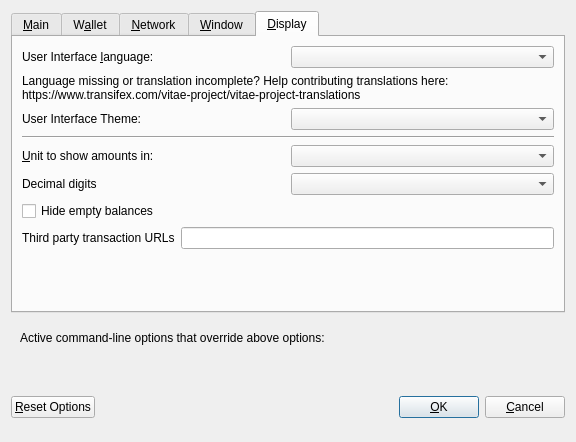
<?xml version="1.0" encoding="UTF-8"?>
<ui version="4.0">
 <class>OptionsDialog</class>
 <widget class="QDialog" name="OptionsDialog">
  <property name="geometry">
   <rect>
    <x>0</x>
    <y>0</y>
    <width>576</width>
    <height>442</height>
   </rect>
  </property>
  <property name="windowTitle">
   <string>Options</string>
  </property>
  <property name="modal">
   <bool>true</bool>
  </property>
  <layout class="QVBoxLayout" name="verticalLayout">
   <item>
    <widget class="QTabWidget" name="tabWidget">
     <property name="currentIndex">
      <number>4</number>
     </property>
     <widget class="QWidget" name="tabMain">
      <attribute name="title">
       <string>&amp;Main</string>
      </attribute>
      <layout class="QVBoxLayout" name="verticalLayout_Main">
       <item>
        <widget class="QCheckBox" name="bitcoinAtStartup">
         <property name="toolTip">
          <string>Automatically start CaritasCoin after logging in to the system.</string>
         </property>
         <property name="text">
          <string>&amp;Start CaritasCoin on system login</string>
         </property>
        </widget>
       </item>
       <item>
        <layout class="QHBoxLayout" name="horizontalLayout_2_Main">
         <item>
          <widget class="QLabel" name="databaseCacheLabel">
           <property name="text">
            <string>Size of &amp;database cache</string>
           </property>
           <property name="textFormat">
            <enum>Qt::PlainText</enum>
           </property>
           <property name="buddy">
            <cstring>databaseCache</cstring>
           </property>
          </widget>
         </item>
         <item>
          <widget class="QSpinBox" name="databaseCache"/>
         </item>
         <item>
          <widget class="QLabel" name="databaseCacheUnitLabel">
           <property name="text">
            <string>MB</string>
           </property>
           <property name="textFormat">
            <enum>Qt::PlainText</enum>
           </property>
          </widget>
         </item>
         <item>
          <spacer name="horizontalSpacer_2_Main">
           <property name="orientation">
            <enum>Qt::Horizontal</enum>
           </property>
           <property name="sizeHint" stdset="0">
            <size>
             <width>40</width>
             <height>20</height>
            </size>
           </property>
          </spacer>
         </item>
        </layout>
       </item>
       <item>
        <layout class="QHBoxLayout" name="horizontalLayout_3_Main">
         <item>
          <widget class="QLabel" name="threadsScriptVerifLabel">
           <property name="text">
            <string>Number of script &amp;verification threads</string>
           </property>
           <property name="textFormat">
            <enum>Qt::PlainText</enum>
           </property>
           <property name="buddy">
            <cstring>threadsScriptVerif</cstring>
           </property>
          </widget>
         </item>
         <item>
          <widget class="QSpinBox" name="threadsScriptVerif">
           <property name="toolTip">
            <string>(0 = auto, &lt;0 = leave that many cores free)</string>
           </property>
          </widget>
         </item>
         <item>
          <spacer name="horizontalSpacer_3_Main">
           <property name="orientation">
            <enum>Qt::Horizontal</enum>
           </property>
           <property name="sizeHint" stdset="0">
            <size>
             <width>40</width>
             <height>20</height>
            </size>
           </property>
          </spacer>
         </item>
        </layout>
       </item>
       <item>
        <spacer name="verticalSpacer_2">
         <property name="orientation">
          <enum>Qt::Vertical</enum>
         </property>
         <property name="sizeHint" stdset="0">
          <size>
           <width>20</width>
           <height>40</height>
          </size>
         </property>
        </spacer>
       </item>
       <item>
        <widget class="QCheckBox" name="checkBoxZeromintEnable">
         <property name="toolTip">
          <string>Enable automatic minting of CaritasCoin units to zCARITAS</string>
         </property>
         <property name="layoutDirection">
          <enum>Qt::LeftToRight</enum>
         </property>
         <property name="text">
          <string>Enable zCARITAS Automint</string>
         </property>
        </widget>
       </item>
       <item>
        <layout class="QHBoxLayout" name="horizontalLayout_3">
         <item>
          <widget class="QLabel" name="percentage_label">
           <property name="toolTip">
            <string>Percentage of incoming CaritasCoin which get automatically converted to zCARITAS via Zerocoin Protocol (min: 10%)</string>
           </property>
           <property name="text">
            <string>Percentage of autominted zCARITAS</string>
           </property>
          </widget>
         </item>
         <item>
          <widget class="QSpinBox" name="zeromintPercentage">
           <property name="minimum">
            <number>10</number>
           </property>
           <property name="maximum">
            <number>100</number>
           </property>
          </widget>
         </item>
        </layout>
       </item>
       <item>
        <layout class="QHBoxLayout" name="horizontalLayout" stretch="0,0">
         <property name="sizeConstraint">
          <enum>QLayout::SetFixedSize</enum>
         </property>
         <item>
          <widget class="QLabel" name="labelPreferredDenom">
           <property name="maximumSize">
            <size>
             <width>16777215</width>
             <height>16777215</height>
            </size>
           </property>
           <property name="toolTip">
            <string>Wait with automatic conversion to Zerocoin until enough CaritasCoin for this denomination is available</string>
           </property>
           <property name="text">
            <string>Preferred Automint zCARITAS Denomination</string>
           </property>
          </widget>
         </item>
         <item>
          <widget class="QComboBox" name="preferredDenom">
           <property name="maximumSize">
            <size>
             <width>16777215</width>
             <height>27</height>
            </size>
           </property>
           <property name="toolTip">
            <string>Wait with automatic conversion to Zerocoin until enough CaritasCoin for this denomination is available</string>
           </property>
           <property name="maxVisibleItems">
            <number>9</number>
           </property>
           <property name="maxCount">
            <number>9</number>
           </property>
          </widget>
         </item>
        </layout>
       </item>
      </layout>
     </widget>
     <widget class="QWidget" name="tabWallet">
      <attribute name="title">
       <string>W&amp;allet</string>
      </attribute>
      <layout class="QVBoxLayout" name="verticalLayout_Wallet">
       <item>
        <layout class="QHBoxLayout" name="horizontalLayout_2_Wallet">
         <item>
          <widget class="QLabel" name="labelStakeSplitThresholdText">
           <property name="text">
            <string>Stake split threshold:</string>
           </property>
          </widget>
         </item>
         <item>
          <widget class="QSpinBox" name="spinBoxStakeSplitThreshold">
           <property name="minimum">
            <number>1</number>
           </property>
           <property name="maximum">
            <number>999999</number>
           </property>
          </widget>
         </item>
        </layout>
       </item>
       <item>
        <widget class="QGroupBox" name="groupBox">
         <property name="title">
          <string>Expert</string>
         </property>
         <layout class="QVBoxLayout" name="verticalLayout_2">
          <item>
           <widget class="QCheckBox" name="coinControlFeatures">
            <property name="toolTip">
             <string>Whether to show coin control features or not.</string>
            </property>
            <property name="text">
             <string>Enable coin &amp;control features</string>
            </property>
           </widget>
          </item>
          <item>
           <widget class="QCheckBox" name="showFundamentalnodesTab">
            <property name="toolTip">
             <string>Show additional tab listing all your fundamentalnodes in first sub-tab&lt;br/&gt;and all fundamentalnodes on the network in second sub-tab.</string>
            </property>
            <property name="text">
             <string>Show Fundamentalnodes Tab</string>
            </property>
           </widget>
          </item>
          <item>
           <widget class="QCheckBox" name="spendZeroConfChange">
            <property name="toolTip">
             <string>If you disable the spending of unconfirmed change, the change from a transaction&lt;br/&gt;cannot be used until that transaction has at least one confirmation.&lt;br/&gt;This also affects how your balance is computed.</string>
            </property>
            <property name="text">
             <string>&amp;Spend unconfirmed change</string>
            </property>
           </widget>
          </item>
         </layout>
        </widget>
       </item>
       <item>
        <spacer name="verticalSpacer_Wallet">
         <property name="orientation">
          <enum>Qt::Vertical</enum>
         </property>
         <property name="sizeHint" stdset="0">
          <size>
           <width>20</width>
           <height>40</height>
          </size>
         </property>
        </spacer>
       </item>
      </layout>
     </widget>
     <widget class="QWidget" name="tabNetwork">
      <attribute name="title">
       <string>&amp;Network</string>
      </attribute>
      <layout class="QVBoxLayout" name="verticalLayout_Network">
       <item>
        <widget class="QCheckBox" name="mapPortUpnp">
         <property name="toolTip">
          <string>Automatically open the CaritasCoin client port on the router. This only works when your router supports UPnP and it is enabled.</string>
         </property>
         <property name="text">
          <string>Map port using &amp;UPnP</string>
         </property>
        </widget>
       </item>
       <item>
        <widget class="QCheckBox" name="allowIncoming">
         <property name="toolTip">
          <string>Accept connections from outside</string>
         </property>
         <property name="text">
          <string>Allow incoming connections</string>
         </property>
        </widget>
       </item>
       <item>
        <widget class="QCheckBox" name="connectSocks">
         <property name="toolTip">
          <string>Connect to the CaritasCoin network through a SOCKS5 proxy.</string>
         </property>
         <property name="text">
          <string>&amp;Connect through SOCKS5 proxy (default proxy):</string>
         </property>
        </widget>
       </item>
       <item>
        <layout class="QHBoxLayout" name="horizontalLayout_1_Network">
         <item>
          <widget class="QLabel" name="proxyIpLabel">
           <property name="text">
            <string>Proxy &amp;IP:</string>
           </property>
           <property name="textFormat">
            <enum>Qt::PlainText</enum>
           </property>
           <property name="buddy">
            <cstring>proxyIp</cstring>
           </property>
          </widget>
         </item>
         <item>
          <widget class="QValidatedLineEdit" name="proxyIp">
           <property name="minimumSize">
            <size>
             <width>140</width>
             <height>0</height>
            </size>
           </property>
           <property name="maximumSize">
            <size>
             <width>140</width>
             <height>16777215</height>
            </size>
           </property>
           <property name="toolTip">
            <string>IP address of the proxy (e.g. IPv4: 127.0.0.1 / IPv6: ::1)</string>
           </property>
          </widget>
         </item>
         <item>
          <widget class="QLabel" name="proxyPortLabel">
           <property name="text">
            <string>&amp;Port:</string>
           </property>
           <property name="textFormat">
            <enum>Qt::PlainText</enum>
           </property>
           <property name="buddy">
            <cstring>proxyPort</cstring>
           </property>
          </widget>
         </item>
         <item>
          <widget class="QLineEdit" name="proxyPort">
           <property name="minimumSize">
            <size>
             <width>55</width>
             <height>0</height>
            </size>
           </property>
           <property name="maximumSize">
            <size>
             <width>55</width>
             <height>16777215</height>
            </size>
           </property>
           <property name="toolTip">
            <string>Port of the proxy (e.g. 9050)</string>
           </property>
          </widget>
         </item>
         <item>
          <spacer name="horizontalSpacer_1_Network">
           <property name="orientation">
            <enum>Qt::Horizontal</enum>
           </property>
           <property name="sizeHint" stdset="0">
            <size>
             <width>40</width>
             <height>20</height>
            </size>
           </property>
          </spacer>
         </item>
        </layout>
       </item>
       <item>
        <spacer name="verticalSpacer_Network">
         <property name="orientation">
          <enum>Qt::Vertical</enum>
         </property>
         <property name="sizeHint" stdset="0">
          <size>
           <width>20</width>
           <height>40</height>
          </size>
         </property>
        </spacer>
       </item>
      </layout>
     </widget>
     <widget class="QWidget" name="tabWindow">
      <attribute name="title">
       <string>&amp;Window</string>
      </attribute>
      <layout class="QVBoxLayout" name="verticalLayout_Window">
       <item>
        <widget class="QCheckBox" name="minimizeToTray">
         <property name="toolTip">
          <string>Show only a tray icon after minimizing the window.</string>
         </property>
         <property name="text">
          <string>&amp;Minimize to the tray instead of the taskbar</string>
         </property>
        </widget>
       </item>
       <item>
        <widget class="QCheckBox" name="minimizeOnClose">
         <property name="toolTip">
          <string>Minimize instead of exit the application when the window is closed. When this option is enabled, the application will be closed only after selecting Quit in the menu.</string>
         </property>
         <property name="text">
          <string>M&amp;inimize on close</string>
         </property>
        </widget>
       </item>
       <item>
        <spacer name="verticalSpacer_Window">
         <property name="orientation">
          <enum>Qt::Vertical</enum>
         </property>
         <property name="sizeHint" stdset="0">
          <size>
           <width>20</width>
           <height>40</height>
          </size>
         </property>
        </spacer>
       </item>
      </layout>
     </widget>
     <widget class="QWidget" name="tabDisplay">
      <attribute name="title">
       <string>&amp;Display</string>
      </attribute>
      <layout class="QVBoxLayout" name="verticalLayout_Display">
       <item>
        <layout class="QHBoxLayout" name="horizontalLayout_1_Display">
         <item>
          <widget class="QLabel" name="langLabel">
           <property name="text">
            <string>User Interface &amp;language:</string>
           </property>
           <property name="textFormat">
            <enum>Qt::PlainText</enum>
           </property>
           <property name="buddy">
            <cstring>lang</cstring>
           </property>
          </widget>
         </item>
         <item>
          <widget class="QValueComboBox" name="lang">
           <property name="toolTip">
            <string>The user interface language can be set here. This setting will take effect after restarting CaritasCoin.</string>
           </property>
          </widget>
         </item>
        </layout>
       </item>
       <item>
        <widget class="QLabel" name="label_3">
         <property name="toolTip">
          <string notr="true"/>
         </property>
         <property name="statusTip">
          <string notr="true"/>
         </property>
         <property name="whatsThis">
          <string notr="true"/>
         </property>
         <property name="accessibleName">
          <string notr="true"/>
         </property>
         <property name="text">
          <string>Language missing or translation incomplete? Help contributing translations here:
https://www.transifex.com/vitae-project/vitae-project-translations</string>
         </property>
         <property name="wordWrap">
          <bool>true</bool>
         </property>
         <property name="openExternalLinks">
          <bool>true</bool>
         </property>
         <property name="textInteractionFlags">
          <set>Qt::TextBrowserInteraction</set>
         </property>
        </widget>
       </item>
       <item>
        <layout class="QHBoxLayout" name="horizontalLayout_4_Display" stretch="0,0">
         <item>
          <widget class="QLabel" name="themeLabel">
           <property name="text">
            <string>User Interface Theme:</string>
           </property>
          </widget>
         </item>
         <item>
          <widget class="QValueComboBox" name="theme"/>
         </item>
        </layout>
       </item>
       <item>
        <widget class="Line" name="line">
         <property name="orientation">
          <enum>Qt::Horizontal</enum>
         </property>
        </widget>
       </item>
       <item>
        <layout class="QHBoxLayout" name="horizontalLayout_2_Display">
         <item>
          <widget class="QLabel" name="unitLabel">
           <property name="text">
            <string>&amp;Unit to show amounts in:</string>
           </property>
           <property name="textFormat">
            <enum>Qt::PlainText</enum>
           </property>
           <property name="buddy">
            <cstring>unit</cstring>
           </property>
          </widget>
         </item>
         <item>
          <widget class="QValueComboBox" name="unit">
           <property name="toolTip">
            <string>Choose the default subdivision unit to show in the interface and when sending coins.</string>
           </property>
          </widget>
         </item>
        </layout>
       </item>
       <item>
        <layout class="QHBoxLayout" name="horizontalLayout_5_Display">
         <item>
          <widget class="QLabel" name="digitsLabel">
           <property name="text">
            <string>Decimal digits</string>
           </property>
          </widget>
         </item>
         <item>
          <widget class="QValueComboBox" name="digits"/>
         </item>
        </layout>
       </item>
       <item>
        <widget class="QCheckBox" name="checkBoxHideZeroBalances">
         <property name="toolTip">
          <string>Hide empty balances</string>
         </property>
         <property name="layoutDirection">
          <enum>Qt::LeftToRight</enum>
         </property>
         <property name="text">
          <string>Hide empty balances</string>
         </property>
        </widget>
       </item>
       <item>
        <layout class="QHBoxLayout" name="horizontalLayout_3_Display">
         <item>
          <widget class="QLabel" name="thirdPartyTxUrlsLabel">
           <property name="toolTip">
            <string>Third party URLs (e.g. a block explorer) that appear in the transactions tab as context menu items. %s in the URL is replaced by transaction hash. Multiple URLs are separated by vertical bar |.</string>
           </property>
           <property name="text">
            <string>Third party transaction URLs</string>
           </property>
           <property name="buddy">
            <cstring>thirdPartyTxUrls</cstring>
           </property>
          </widget>
         </item>
         <item>
          <widget class="QLineEdit" name="thirdPartyTxUrls">
           <property name="toolTip">
            <string>Third party URLs (e.g. a block explorer) that appear in the transactions tab as context menu items. %s in the URL is replaced by transaction hash. Multiple URLs are separated by vertical bar |.</string>
           </property>
          </widget>
         </item>
        </layout>
       </item>
       <item>
        <spacer name="verticalSpacer">
         <property name="orientation">
          <enum>Qt::Vertical</enum>
         </property>
         <property name="sizeHint" stdset="0">
          <size>
           <width>20</width>
           <height>40</height>
          </size>
         </property>
        </spacer>
       </item>
      </layout>
     </widget>
    </widget>
   </item>
   <item>
    <widget class="QFrame" name="frame">
     <layout class="QVBoxLayout" name="verticalLayout_Bottom">
      <item>
       <layout class="QHBoxLayout" name="horizontalLayout_Bottom">
        <item>
         <widget class="QLabel" name="overriddenByCommandLineInfoLabel">
          <property name="text">
           <string>Active command-line options that override above options:</string>
          </property>
          <property name="textFormat">
           <enum>Qt::PlainText</enum>
          </property>
         </widget>
        </item>
        <item>
         <spacer name="horizontalSpacer_Bottom">
          <property name="orientation">
           <enum>Qt::Horizontal</enum>
          </property>
          <property name="sizeHint" stdset="0">
           <size>
            <width>40</width>
            <height>20</height>
           </size>
          </property>
         </spacer>
        </item>
       </layout>
      </item>
      <item>
       <widget class="QLabel" name="overriddenByCommandLineLabel">
        <property name="text">
         <string/>
        </property>
        <property name="textFormat">
         <enum>Qt::PlainText</enum>
        </property>
        <property name="wordWrap">
         <bool>true</bool>
        </property>
       </widget>
      </item>
     </layout>
    </widget>
   </item>
   <item>
    <layout class="QHBoxLayout" name="horizontalLayout_Buttons">
     <item>
      <widget class="QPushButton" name="resetButton">
       <property name="toolTip">
        <string>Reset all client options to default.</string>
       </property>
       <property name="text">
        <string>&amp;Reset Options</string>
       </property>
       <property name="autoDefault">
        <bool>false</bool>
       </property>
      </widget>
     </item>
     <item>
      <spacer name="horizontalSpacer_1">
       <property name="orientation">
        <enum>Qt::Horizontal</enum>
       </property>
       <property name="sizeHint" stdset="0">
        <size>
         <width>40</width>
         <height>48</height>
        </size>
       </property>
      </spacer>
     </item>
     <item>
      <widget class="QLabel" name="statusLabel">
       <property name="minimumSize">
        <size>
         <width>200</width>
         <height>0</height>
        </size>
       </property>
       <property name="font">
        <font>
         <weight>75</weight>
         <bold>true</bold>
        </font>
       </property>
       <property name="text">
        <string/>
       </property>
       <property name="textFormat">
        <enum>Qt::PlainText</enum>
       </property>
       <property name="wordWrap">
        <bool>true</bool>
       </property>
      </widget>
     </item>
     <item>
      <spacer name="horizontalSpacer_2">
       <property name="orientation">
        <enum>Qt::Horizontal</enum>
       </property>
       <property name="sizeHint" stdset="0">
        <size>
         <width>40</width>
         <height>48</height>
        </size>
       </property>
      </spacer>
     </item>
     <item>
      <widget class="QPushButton" name="okButton">
       <property name="text">
        <string>&amp;OK</string>
       </property>
       <property name="autoDefault">
        <bool>false</bool>
       </property>
       <property name="default">
        <bool>true</bool>
       </property>
      </widget>
     </item>
     <item>
      <widget class="QPushButton" name="cancelButton">
       <property name="text">
        <string>&amp;Cancel</string>
       </property>
       <property name="autoDefault">
        <bool>false</bool>
       </property>
      </widget>
     </item>
    </layout>
   </item>
  </layout>
 </widget>
 <customwidgets>
  <customwidget>
   <class>QValidatedLineEdit</class>
   <extends>QLineEdit</extends>
   <header>qvalidatedlineedit.h</header>
  </customwidget>
  <customwidget>
   <class>QValueComboBox</class>
   <extends>QComboBox</extends>
   <header>qvaluecombobox.h</header>
  </customwidget>
 </customwidgets>
 <resources/>
 <connections/>
</ui>
